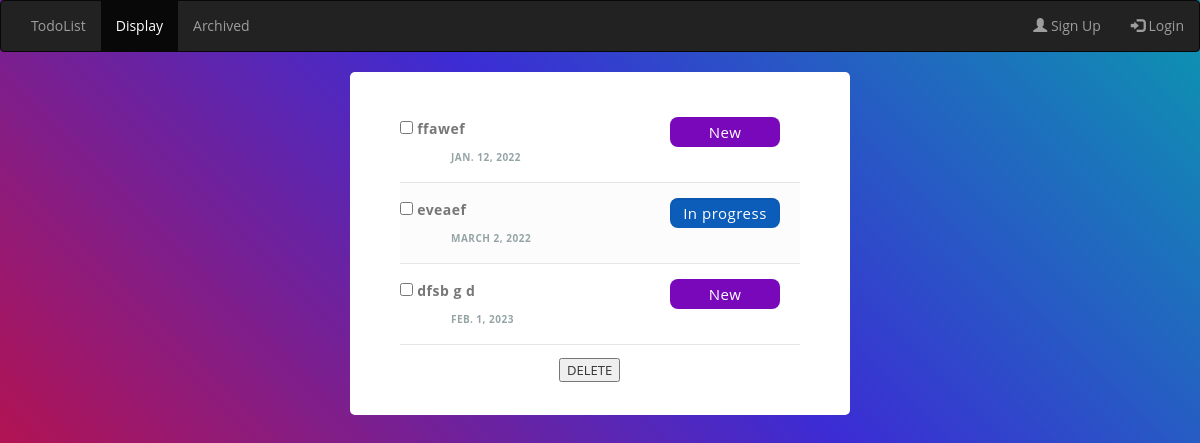
/display/, run on an earlier commit of the app's database.
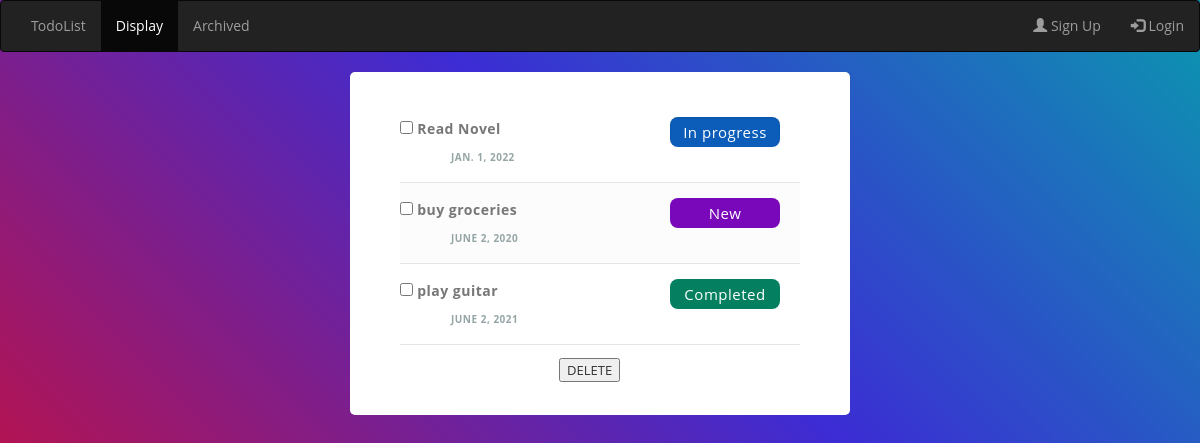
And on a later commit of the database.
### pages/models.py (models this page shows, shortened)
class TodoList(models.Model):
    title    = models.CharField(max_length=150)
    due_date = models.DateField(default=timezone.now().strftime("%Y-%m-%d"))
    label    = models.CharField(max_length = 10,default='Others')
    status   = models.CharField(max_length = 10,default='New')
    archive  = models.BooleanField(default=False)

### pages/views.py (the view, shortened to what this page needs)
# urls.py: path('display/', display, name='homed'),
def display(request):
    todos=TodoList.objects.all()
    current_date=date.today()
    for i in range(len(todos)):
        ddate=todos[i].due_date
        if current_date.year >= ddate.year and current_date.month >= ddate.month and current_date.day > ddate.day:
            todos[i].archive = True
            todos[i].save()
    return render(request, "pages/display.html", {"todos": todos})

### Templates/pages/display.html (shortened to what this page needs)
<!DOCTYPE html>
<html>
<head>
    <link rel="stylesheet" href="https://maxcdn.bootstrapcdn.com/bootstrap/3.4.1/css/bootstrap.min.css">
    <link rel="stylesheet" type="text/css" href="../static/styleN.css">
    <link href="https://unpkg.com/material-components-web@latest/dist/material-components-web.min.css" rel="stylesheet">
</head>
<body>
    <div django-app="TaskManager">
        <nav class="navbar navbar-inverse">
            <div class="container-fluid">
              <ul class="nav navbar-nav">
                <li ><a href="../" id="navbar-header">TodoList</a></li>
                <li class="active"><a href="">Display</a></li>
                <li><a href="/archive">Archived</a></li>
              </ul>
              <ul class="nav navbar-nav navbar-right">
                <li><a href="#"><span class="glyphicon glyphicon-user"></span> Sign Up</a></li>
                <li><a href="#"><span class="glyphicon glyphicon-log-in"></span> Login</a></li>
              </ul>
            </div>
          </nav>
        <div class="container">
          <form action="" method="post">
            <ul class="taskList">
                {% for todo in todos %}
                  {% if todo.archive == False %}
                  <li class="taskItem">
                      <input type="checkbox" class="taskCheckbox" name="checkedbox" value="{{ todo.title }}">
                      <label for="{{ todo.title }}"><span class="complete-">{{ todo.title }}</span></label>
                      <span class="category-{{ todo.status }}">{{ todo.status }}</span>
                      <strong class="taskDate">{{ todo.due_date }}</strong>
                  </li>
                  {% endif %}
                {% endfor %}
            </ul>
            <div class="button-container">
              <button class="mdc-button mdc-button--outlined" name="taskDelete" formnovalidate="" type="submit"
              onclick="$('input#sublist').click();">
                <span class="mdc-button__label">DELETE</span>
              </button>
            </div>
          </form>
        </div>
    </div>
</body>
</html>

### static/styleN.css (style rules this page uses)
body { background-repeat: no-repeat; background-attachment: fixed; background-image: linear-gradient(45deg, rgb(228, 9, 28) 0%, rgb(60, 44, 212) 60%,rgb(11, 151, 175) 100%); font-family: 'Open Sans', sans-serif; }
.container { background-color: #fff; padding: 30px; border-radius: 5px; display: inline-block; min-width: 400px; width: 500px; position: absolute; left: 50%; transform: translate(-50%,0%); }
.button-container { transform: translate(40%,0%); }
.button-container button { margin: 3px; font-size: small; }
ul.taskList { list-style: none; padding: 0 20px; }
li.taskItem { border-bottom: 1px solid #e5e5e5; padding: 15px 0; color: #777; font-weight: 600; font-size: 14px; letter-spacing: 0.5px; }
.taskList .taskItem:nth-child(even) { background: #fcfcfc; }
.taskCheckbox { margin-right: 10px; }
.taskList .taskDate { color: #95a5a6; font-size: 10px; font-weight: bold; text-transform: uppercase; display: block; margin-left: 41px; }
[class*='category-'] { display: inline-block; font-size: 15px; background: #0b5db9; vertical-align: middle; color: #fff; padding: 5px; height: 30px; width: 110px; text-align: center; border-radius: 8px; float: right; font-weight: 530; margin-right: 20px; }
.category-New { background: rgb(120, 8, 185); }
.category-Completed { background: #048061; }

What changed in the data, as far as the page shows it:
removed TodoList: title "ffawef", status "New", due_date "JAN. 12, 2022"
removed TodoList: title "eveaef", status "In progress", due_date "MARCH 2, 2022"
removed TodoList: title "dfsb g d", status "New", due_date "FEB. 1, 2023"
added TodoList: title "Read Novel", status "In progress", due_date "JAN. 1, 2022"
added TodoList: title "buy groceries", status "New", due_date "JUNE 2, 2020"
added TodoList: title "play guitar", status "Completed", due_date "JUNE 2, 2021"
